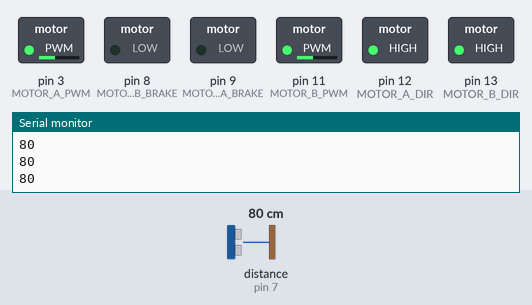
Bench run of a sketch on a simulated Arduino Uno, built with avr-gcc and run on an emulated ATmega328P. Shown: switched loads named in the sketch (green lamp = pin HIGH), the last lines printed to the serial monitor. Inputs (shaded band) come from the test bench; at power-on: distance to the obstacle (sensor on pin 7) 80 cm.

Above: at 1.2 s.
1.3 s: distance to the obstacle (sensor on pin 7) set to 28 cm
2.8 s: distance to the obstacle (sensor on pin 7) set to 22 cm
At 4.2 s:
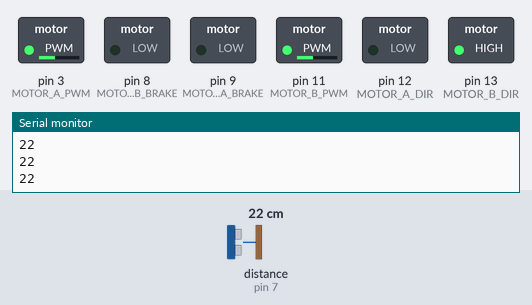
4.5 s: distance to the obstacle (sensor on pin 7) set to 11 cm
6.0 s: distance to the obstacle (sensor on pin 7) set to 8 cm
At 7.1 s:
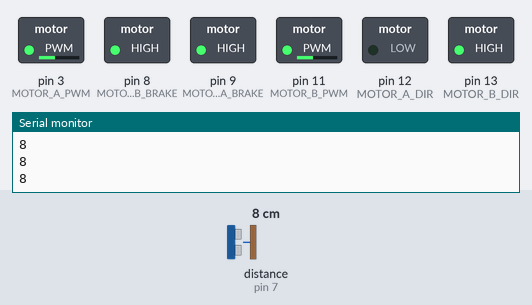
7.5 s: distance to the obstacle (sensor on pin 7) set to 18 cm
At 8.5 s:
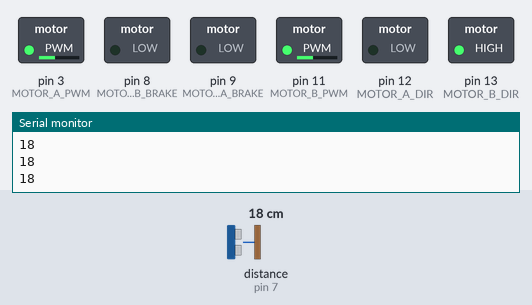
9.0 s: distance to the obstacle (sensor on pin 7) set to 2 cm
At 9.9 s:
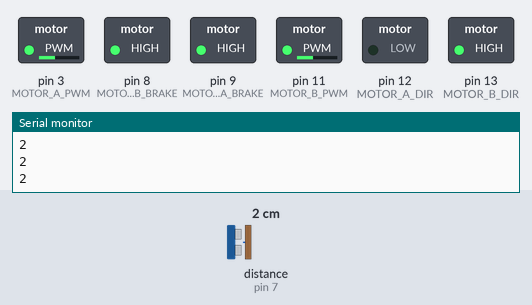
Timing chart, 0 to 11.5 s (numbered marks = the images above; inputs shaded):
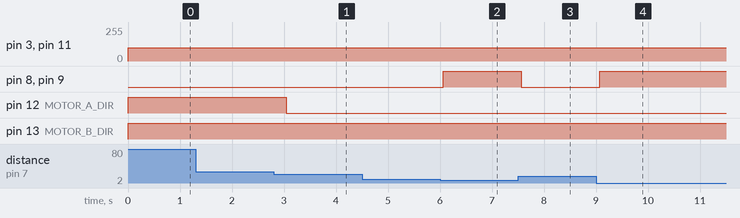

The sketch:

CarRobot.ino
```cpp
// (licence header left out)
#include "Ultrasonic.h"

int MOTOR_A_DIR = 12;
int MOTOR_A_BRAKE = 9;
int MOTOR_A_PWM = 3;

int MOTOR_B_DIR = 13;
int MOTOR_B_BRAKE = 8;
int MOTOR_B_PWM = 11;

int MOTOR_SPEED = 100;
int delayTime = 300;

Ultrasonic ultrasonic(7);

long distance = 0;

void setup()
{
  Serial.begin(9600);

  pinMode(MOTOR_A_DIR,OUTPUT);
  pinMode(MOTOR_A_BRAKE, OUTPUT);
  pinMode(MOTOR_B_DIR,OUTPUT);
  pinMode(MOTOR_B_BRAKE,OUTPUT);
}

void loop()
{
  distance = ultrasonic.MeasureInCentimeters();

  Serial.println(distance);

  if (distance > 25)
  {
    digitalWrite(MOTOR_A_DIR,HIGH);
    digitalWrite(MOTOR_A_BRAKE, LOW);
    analogWrite(MOTOR_A_PWM,MOTOR_SPEED);
    digitalWrite(MOTOR_B_DIR,HIGH);
    digitalWrite(MOTOR_B_BRAKE,LOW);
    analogWrite(MOTOR_B_PWM,MOTOR_SPEED);
    delay(delayTime);
  }
  else if (distance < 10)
  {
    digitalWrite(MOTOR_A_BRAKE, HIGH);
    digitalWrite(MOTOR_B_BRAKE, HIGH);
    delay(delayTime);
  }
  else
  {
    digitalWrite(MOTOR_A_DIR,LOW);
    digitalWrite(MOTOR_A_BRAKE, LOW);
    analogWrite(MOTOR_A_PWM,MOTOR_SPEED);
    digitalWrite(MOTOR_B_DIR,HIGH);
    digitalWrite(MOTOR_B_BRAKE,LOW);
    analogWrite(MOTOR_B_PWM,MOTOR_SPEED);
    delay(delayTime);
  }
}
```

Measured:
- the behaviour switches between 26 and 25 cm on distance to the obstacle (sensor on pin 7) (found by bisection; images 0 and 1)
- the behaviour switches between 10 and 9 cm on distance to the obstacle (sensor on pin 7) (found by bisection; images 1 and 2)
- after the input at 2.8 s, pin 12 (MOTOR_A_DIR): HIGH → LOW after 0.24 s
- after the input at 6.0 s, pin 8 (MOTOR_B_BRAKE), pin 9 (MOTOR_A_BRAKE): LOW → HIGH after 0.06 s
- after the input at 7.5 s, pin 8 (MOTOR_B_BRAKE), pin 9 (MOTOR_A_BRAKE): HIGH → LOW after 0.06 s
- after the input at 9.0 s, pin 8 (MOTOR_B_BRAKE), pin 9 (MOTOR_A_BRAKE): LOW → HIGH after 0.07 s
